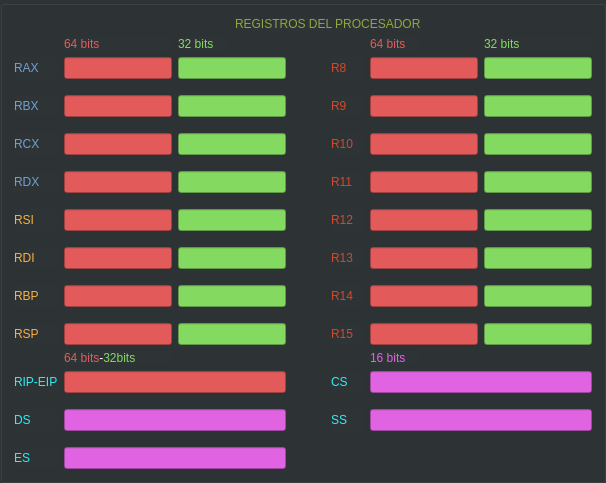
               <widget class="QGroupBox" name="groupBox_7">
                <property name="styleSheet">
                 <string notr="true">
background-color: rgb(46, 52, 54);
</string>
                </property>
                <property name="title">
                 <string/>
                </property>
                <layout class="QGridLayout" name="gridLayout_19">
                 <item row="8" column="2" colspan="2">
                  <widget class="QLineEdit" name="regRcx_4">
                   <property name="styleSheet">
                    <string notr="true">background-color: rgb(132, 218, 96);</string>
                   </property>
                  </widget>
                 </item>
                 <item row="17" column="1">
                  <widget class="QLineEdit" name="regRbp_3">
                   <property name="styleSheet">
                    <string notr="true">background-color: rgb(227, 90, 90);</string>
                   </property>
                   <property name="text">
                    <string/>
                   </property>
                  </widget>
                 </item>
                 <item row="19" column="2" colspan="2">
                  <widget class="QLineEdit" name="regRsp_4">
                   <property name="styleSheet">
                    <string notr="true">background-color: rgb(132, 218, 96);</string>
                   </property>
                  </widget>
                 </item>
                 <item row="4" column="1">
                  <widget class="QLineEdit" name="regRax_3">
                   <property name="toolTip">
                    <string>&lt;html&gt;&lt;head/&gt;&lt;body&gt;&lt;p&gt;&lt;span style=&quot; color:#ffffff;&quot;&gt;&lt;br/&gt;&lt;/span&gt;&lt;/p&gt;&lt;/body&gt;&lt;/html&gt;</string>
                   </property>
                   <property name="styleSheet">
                    <string notr="true">background-color: rgb(227, 90, 90);</string>
                   </property>
                   <property name="text">
                    <string/>
                   </property>
                  </widget>
                 </item>
                 <item row="12" column="6" colspan="2">
                  <widget class="QLineEdit" name="regR12_3">
                   <property name="styleSheet">
                    <string notr="true">background-color: rgb(227, 90, 90);</string>
                   </property>
                   <property name="text">
                    <string/>
                   </property>
                  </widget>
                 </item>
                 <item row="7" column="1">
                  <spacer name="verticalSpacer_17">
                   <property name="orientation">
                    <enum>Qt::Vertical</enum>
                   </property>
                   <property name="sizeType">
                    <enum>QSizePolicy::Preferred</enum>
                   </property>
                   <property name="sizeHint" stdset="0">
                    <size>
                     <width>20</width>
                     <height>10</height>
                    </size>
                   </property>
                  </spacer>
                 </item>
                 <item row="6" column="8">
                  <widget class="QLineEdit" name="regR9_4">
                   <property name="styleSheet">
                    <string notr="true">background-color: rgb(132, 218, 96);</string>
                   </property>
                   <property name="text">
                    <string/>
                   </property>
                  </widget>
                 </item>
                 <item row="14" column="8">
                  <widget class="QLineEdit" name="regR13_4">
                   <property name="styleSheet">
                    <string notr="true">background-color: rgb(132, 218, 96);</string>
                   </property>
                   <property name="text">
                    <string/>
                   </property>
                  </widget>
                 </item>
                 <item row="25" column="1" colspan="3">
                  <widget class="QLineEdit" name="regEs_2">
                   <property name="styleSheet">
                    <string notr="true">background-color: rgb(224, 100, 226);</string>
                   </property>
                   <property name="text">
                    <string/>
                   </property>
                  </widget>
                 </item>
                 <item row="8" column="8">
                  <widget class="QLineEdit" name="regR10_4">
                   <property name="styleSheet">
                    <string notr="true">background-color: rgb(132, 218, 96);</string>
                   </property>
                   <property name="text">
                    <string/>
                   </property>
                  </widget>
                 </item>
                 <item row="20" column="6">
                  <widget class="QLabel" name="label_118">
                   <property name="text">
                    <string>&lt;html&gt;&lt;head/&gt;&lt;body&gt;&lt;p&gt;&lt;span style=&quot; color:#e064e2;&quot;&gt;16 bits&lt;/span&gt;&lt;/p&gt;&lt;/body&gt;&lt;/html&gt;</string>
                   </property>
                  </widget>
                 </item>
                 <item row="20" column="1">
                  <widget class="QLabel" name="label_103">
                   <property name="text">
                    <string>&lt;html&gt;&lt;head/&gt;&lt;body&gt;&lt;p&gt;&lt;span style=&quot; color:#e35a5a;&quot;&gt;64 bits&lt;/span&gt;&lt;span style=&quot; color:#ffffff;&quot;&gt;-&lt;/span&gt;&lt;span style=&quot; color:#84da60;&quot;&gt;32bits&lt;/span&gt;&lt;/p&gt;&lt;/body&gt;&lt;/html&gt;</string>
                   </property>
                  </widget>
                 </item>
                 <item row="12" column="8">
                  <widget class="QLineEdit" name="regR12_4">
                   <property name="styleSheet">
                    <string notr="true">background-color: rgb(132, 218, 96);</string>
                   </property>
                   <property name="text">
                    <string/>
                   </property>
                  </widget>
                 </item>
                 <item row="23" column="1" colspan="3">
                  <widget class="QLineEdit" name="regDs_2">
                   <property name="styleSheet">
                    <string notr="true">background-color: rgb(224, 100, 226);</string>
                   </property>
                   <property name="text">
                    <string/>
                   </property>
                  </widget>
                 </item>
                 <item row="21" column="5">
                  <widget class="QLabel" name="label_82">
                   <property name="text">
                    <string>&lt;html&gt;&lt;head/&gt;&lt;body&gt;&lt;p&gt;&lt;span style=&quot; color:#2ceef4;&quot;&gt;CS&lt;/span&gt;&lt;/p&gt;&lt;/body&gt;&lt;/html&gt;</string>
                   </property>
                  </widget>
                 </item>
                 <item row="19" column="1">
                  <widget class="QLineEdit" name="regRsp_3">
                   <property name="styleSheet">
                    <string notr="true">background-color: rgb(227, 90, 90);</string>
                   </property>
                   <property name="text">
                    <string/>
                   </property>
                  </widget>
                 </item>
                 <item row="12" column="2" colspan="2">
                  <widget class="QLineEdit" name="regRsi_4">
                   <property name="styleSheet">
                    <string notr="true">background-color: rgb(132, 218, 96);</string>
                   </property>
                  </widget>
                 </item>
                 <item row="10" column="2" colspan="2">
                  <widget class="QLineEdit" name="regRdx_4">
                   <property name="styleSheet">
                    <string notr="true">background-color: rgb(132, 218, 96);</string>
                   </property>
                  </widget>
                 </item>
                 <item row="2" column="2">
                  <widget class="QLabel" name="label_93">
                   <property name="text">
                    <string>&lt;html&gt;&lt;head/&gt;&lt;body&gt;&lt;p&gt;&lt;span style=&quot; color:#84da60;&quot;&gt;32 bits&lt;/span&gt;&lt;/p&gt;&lt;/body&gt;&lt;/html&gt;</string>
                   </property>
                  </widget>
                 </item>
                 <item row="8" column="5">
                  <widget class="QLabel" name="label_110">
                   <property name="text">
                    <string>&lt;html&gt;&lt;head/&gt;&lt;body&gt;&lt;p&gt;&lt;span style=&quot; color:#d64727;&quot;&gt;R10&lt;/span&gt;&lt;/p&gt;&lt;/body&gt;&lt;/html&gt;</string>
                   </property>
                  </widget>
                 </item>
                 <item row="9" column="1">
                  <spacer name="verticalSpacer_22">
                   <property name="orientation">
                    <enum>Qt::Vertical</enum>
                   </property>
                   <property name="sizeType">
                    <enum>QSizePolicy::Preferred</enum>
                   </property>
                   <property name="sizeHint" stdset="0">
                    <size>
                     <width>20</width>
                     <height>10</height>
                    </size>
                   </property>
                  </spacer>
                 </item>
                 <item row="4" column="0">
                  <widget class="QLabel" name="label_100">
                   <property name="text">
                    <string>&lt;html&gt;&lt;head/&gt;&lt;body&gt;&lt;p&gt;&lt;span style=&quot; color:#729fcf;&quot;&gt;RAX&lt;/span&gt;&lt;/p&gt;&lt;/body&gt;&lt;/html&gt;</string>
                   </property>
                  </widget>
                 </item>
                 <item row="17" column="8">
                  <widget class="QLineEdit" name="regR14_4">
                   <property name="styleSheet">
                    <string notr="true">background-color: rgb(132, 218, 96);</string>
                   </property>
                   <property name="text">
                    <string/>
                   </property>
                  </widget>
                 </item>
                 <item row="6" column="0">
                  <widget class="QLabel" name="label_99">
                   <property name="text">
                    <string>&lt;html&gt;&lt;head/&gt;&lt;body&gt;&lt;p&gt;&lt;span style=&quot; color:#729fcf;&quot;&gt;RBX&lt;/span&gt;&lt;/p&gt;&lt;/body&gt;&lt;/html&gt;</string>
                   </property>
                  </widget>
                 </item>
                 <item row="19" column="8">
                  <widget class="QLineEdit" name="regR15_4">
                   <property name="styleSheet">
                    <string notr="true">background-color: rgb(132, 218, 96);</string>
                   </property>
                   <property name="text">
                    <string/>
                   </property>
                  </widget>
                 </item>
                 <item row="17" column="6" colspan="2">
                  <widget class="QLineEdit" name="regR14_3">
                   <property name="styleSheet">
                    <string notr="true">background-color: rgb(227, 90, 90);</string>
                   </property>
                   <property name="text">
                    <string/>
                   </property>
                  </widget>
                 </item>
                 <item row="23" column="5">
                  <widget class="QLabel" name="label_124">
                   <property name="text">
                    <string>&lt;html&gt;&lt;head/&gt;&lt;body&gt;&lt;p&gt;&lt;span style=&quot; color:#2ceef4;&quot;&gt;SS&lt;/span&gt;&lt;/p&gt;&lt;/body&gt;&lt;/html&gt;</string>
                   </property>
                  </widget>
                 </item>
                 <item row="11" column="1">
                  <spacer name="verticalSpacer_13">
                   <property name="orientation">
                    <enum>Qt::Vertical</enum>
                   </property>
                   <property name="sizeType">
                    <enum>QSizePolicy::Preferred</enum>
                   </property>
                   <property name="sizeHint" stdset="0">
                    <size>
                     <width>20</width>
                     <height>10</height>
                    </size>
                   </property>
                  </spacer>
                 </item>
                 <item row="8" column="1">
                  <widget class="QLineEdit" name="regRcx_3">
                   <property name="styleSheet">
                    <string notr="true">background-color: rgb(227, 90, 90);</string>
                   </property>
                   <property name="text">
                    <string/>
                   </property>
                  </widget>
                 </item>
                 <item row="17" column="0">
                  <widget class="QLabel" name="label_72">
                   <property name="text">
                    <string>&lt;html&gt;&lt;head/&gt;&lt;body&gt;&lt;p&gt;&lt;span style=&quot; color:#fcaf3e;&quot;&gt;RBP&lt;/span&gt;&lt;/p&gt;&lt;/body&gt;&lt;/html&gt;</string>
                   </property>
                  </widget>
                 </item>
                 <item row="25" column="0">
                  <widget class="QLabel" name="label_123">
                   <property name="text">
                    <string>&lt;html&gt;&lt;head/&gt;&lt;body&gt;&lt;p&gt;&lt;span style=&quot; color:#2ceef4;&quot;&gt;ES&lt;/span&gt;&lt;/p&gt;&lt;/body&gt;&lt;/html&gt;</string>
                   </property>
                  </widget>
                 </item>
                 <item row="14" column="2" colspan="2">
                  <widget class="QLineEdit" name="regRdi_4">
                   <property name="styleSheet">
                    <string notr="true">background-color: rgb(132, 218, 96);</string>
                   </property>
                  </widget>
                 </item>
                 <item row="21" column="0">
                  <widget class="QLabel" name="label_87">
                   <property name="text">
                    <string>&lt;html&gt;&lt;head/&gt;&lt;body&gt;&lt;p&gt;&lt;span style=&quot; color:#2ceef4;&quot;&gt;RIP-EIP&lt;/span&gt;&lt;/p&gt;&lt;/body&gt;&lt;/html&gt;</string>
                   </property>
                  </widget>
                 </item>
                 <item row="10" column="8">
                  <widget class="QLineEdit" name="regR11_4">
                   <property name="styleSheet">
                    <string notr="true">background-color: rgb(132, 218, 96);</string>
                   </property>
                   <property name="text">
                    <string/>
                   </property>
                  </widget>
                 </item>
                 <item row="15" column="1">
                  <spacer name="verticalSpacer_14">
                   <property name="orientation">
                    <enum>Qt::Vertical</enum>
                   </property>
                   <property name="sizeType">
                    <enum>QSizePolicy::Preferred</enum>
                   </property>
                   <property name="sizeHint" stdset="0">
                    <size>
                     <width>20</width>
                     <height>10</height>
                    </size>
                   </property>
                  </spacer>
                 </item>
                 <item row="8" column="6" colspan="2">
                  <widget class="QLineEdit" name="regR10_3">
                   <property name="styleSheet">
                    <string notr="true">background-color: rgb(227, 90, 90);</string>
                   </property>
                   <property name="text">
                    <string/>
                   </property>
                  </widget>
                 </item>
                 <item row="21" column="1" colspan="3">
                  <widget class="QLineEdit" name="regRip_2">
                   <property name="styleSheet">
                    <string notr="true">background-color: rgb(227, 90, 90);</string>
                   </property>
                   <property name="text">
                    <string/>
                   </property>
                  </widget>
                 </item>
                 <item row="10" column="1">
                  <widget class="QLineEdit" name="regRdx_3">
                   <property name="styleSheet">
                    <string notr="true">background-color: rgb(227, 90, 90);</string>
                   </property>
                   <property name="text">
                    <string/>
                   </property>
                  </widget>
                 </item>
                 <item row="23" column="6" colspan="3">
                  <widget class="QLineEdit" name="regSs_2">
                   <property name="styleSheet">
                    <string notr="true">background-color: rgb(224, 100, 226);</string>
                   </property>
                   <property name="text">
                    <string/>
                   </property>
                  </widget>
                 </item>
                 <item row="5" column="1">
                  <spacer name="verticalSpacer_18">
                   <property name="orientation">
                    <enum>Qt::Vertical</enum>
                   </property>
                   <property name="sizeType">
                    <enum>QSizePolicy::Preferred</enum>
                   </property>
                   <property name="sizeHint" stdset="0">
                    <size>
                     <width>20</width>
                     <height>10</height>
                    </size>
                   </property>
                  </spacer>
                 </item>
                 <item row="6" column="6" colspan="2">
                  <widget class="QLineEdit" name="regR9_3">
                   <property name="styleSheet">
                    <string notr="true">background-color: rgb(227, 90, 90);</string>
                   </property>
                   <property name="text">
                    <string/>
                   </property>
                  </widget>
                 </item>
                 <item row="14" column="0">
                  <widget class="QLabel" name="label_77">
                   <property name="text">
                    <string>&lt;html&gt;&lt;head/&gt;&lt;body&gt;&lt;p&gt;&lt;span style=&quot; color:#fcaf3e;&quot;&gt;RDI&lt;/span&gt;&lt;/p&gt;&lt;/body&gt;&lt;/html&gt;</string>
                   </property>
                  </widget>
                 </item>
                 <item row="17" column="2" colspan="2">
                  <widget class="QLineEdit" name="regRbp_4">
                   <property name="styleSheet">
                    <string notr="true">background-color: rgb(132, 218, 96);</string>
                   </property>
                  </widget>
                 </item>
                 <item row="4" column="2" colspan="2">
                  <widget class="QLineEdit" name="regRax_4">
                   <property name="styleSheet">
                    <string notr="true">background-color: rgb(132, 218, 96);</string>
                   </property>
                  </widget>
                 </item>
                 <item row="17" column="5">
                  <widget class="QLabel" name="label_113">
                   <property name="text">
                    <string>&lt;html&gt;&lt;head/&gt;&lt;body&gt;&lt;p&gt;&lt;span style=&quot; color:#d64727;&quot;&gt;R14&lt;/span&gt;&lt;/p&gt;&lt;/body&gt;&lt;/html&gt;</string>
                   </property>
                  </widget>
                 </item>
                 <item row="12" column="0">
                  <widget class="QLabel" name="label_85">
                   <property name="text">
                    <string>&lt;html&gt;&lt;head/&gt;&lt;body&gt;&lt;p&gt;&lt;span style=&quot; color:#fcaf3e;&quot;&gt;RSI&lt;/span&gt;&lt;/p&gt;&lt;/body&gt;&lt;/html&gt;</string>
                   </property>
                  </widget>
                 </item>
                 <item row="23" column="0">
                  <widget class="QLabel" name="label_120">
                   <property name="text">
                    <string>&lt;html&gt;&lt;head/&gt;&lt;body&gt;&lt;p&gt;&lt;span style=&quot; color:#2ceef4;&quot;&gt;DS&lt;/span&gt;&lt;/p&gt;&lt;/body&gt;&lt;/html&gt;</string>
                   </property>
                  </widget>
                 </item>
                 <item row="12" column="5">
                  <widget class="QLabel" name="label_121">
                   <property name="text">
                    <string>&lt;html&gt;&lt;head/&gt;&lt;body&gt;&lt;p&gt;&lt;span style=&quot; color:#d64727;&quot;&gt;R12&lt;/span&gt;&lt;/p&gt;&lt;/body&gt;&lt;/html&gt;</string>
                   </property>
                  </widget>
                 </item>
                 <item row="19" column="6" colspan="2">
                  <widget class="QLineEdit" name="regR15_3">
                   <property name="styleSheet">
                    <string notr="true">background-color: rgb(227, 90, 90);</string>
                   </property>
                   <property name="text">
                    <string/>
                   </property>
                  </widget>
                 </item>
                 <item row="4" column="8">
                  <widget class="QLineEdit" name="regR8_4">
                   <property name="styleSheet">
                    <string notr="true">background-color: rgb(132, 218, 96);</string>
                   </property>
                  </widget>
                 </item>
                 <item row="19" column="4">
                  <spacer name="horizontalSpacer_5">
                   <property name="orientation">
                    <enum>Qt::Horizontal</enum>
                   </property>
                   <property name="sizeType">
                    <enum>QSizePolicy::Preferred</enum>
                   </property>
                   <property name="sizeHint" stdset="0">
                    <size>
                     <width>2</width>
                     <height>20</height>
                    </size>
                   </property>
                  </spacer>
                 </item>
                 <item row="4" column="6" colspan="2">
                  <widget class="QLineEdit" name="regR8_3">
                   <property name="styleSheet">
                    <string notr="true">background-color: rgb(227, 90, 90);</string>
                   </property>
                  </widget>
                 </item>
                 <item row="10" column="6" colspan="2">
                  <widget class="QLineEdit" name="regR11_3">
                   <property name="styleSheet">
                    <string notr="true">background-color: rgb(227, 90, 90);</string>
                   </property>
                   <property name="text">
                    <string/>
                   </property>
                  </widget>
                 </item>
                 <item row="4" column="5">
                  <widget class="QLabel" name="label_66">
                   <property name="text">
                    <string>&lt;html&gt;&lt;head/&gt;&lt;body&gt;&lt;p&gt;&lt;span style=&quot; color:#d64727;&quot;&gt;R8&lt;/span&gt;&lt;/p&gt;&lt;/body&gt;&lt;/html&gt;</string>
                   </property>
                  </widget>
                 </item>
                 <item row="22" column="1">
                  <spacer name="verticalSpacer_19">
                   <property name="orientation">
                    <enum>Qt::Vertical</enum>
                   </property>
                   <property name="sizeType">
                    <enum>QSizePolicy::Preferred</enum>
                   </property>
                   <property name="sizeHint" stdset="0">
                    <size>
                     <width>20</width>
                     <height>10</height>
                    </size>
                   </property>
                  </spacer>
                 </item>
                 <item row="6" column="2" colspan="2">
                  <widget class="QLineEdit" name="regRbx_4">
                   <property name="styleSheet">
                    <string notr="true">background-color: rgb(132, 218, 96);</string>
                   </property>
                  </widget>
                 </item>
                 <item row="19" column="0">
                  <widget class="QLabel" name="label_95">
                   <property name="text">
                    <string>&lt;html&gt;&lt;head/&gt;&lt;body&gt;&lt;p&gt;&lt;span style=&quot; color:#fcaf3e;&quot;&gt;RSP&lt;/span&gt;&lt;/p&gt;&lt;/body&gt;&lt;/html&gt;</string>
                   </property>
                  </widget>
                 </item>
                 <item row="21" column="6" colspan="3">
                  <widget class="QLineEdit" name="regCs_2">
                   <property name="styleSheet">
                    <string notr="true">background-color: rgb(224, 100, 226);</string>
                   </property>
                   <property name="text">
                    <string/>
                   </property>
                  </widget>
                 </item>
                 <item row="6" column="1">
                  <widget class="QLineEdit" name="regRbx_3">
                   <property name="styleSheet">
                    <string notr="true">background-color: rgb(227, 90, 90);</string>
                   </property>
                   <property name="text">
                    <string/>
                   </property>
                  </widget>
                 </item>
                 <item row="12" column="1">
                  <widget class="QLineEdit" name="regRsi_3">
                   <property name="styleSheet">
                    <string notr="true">background-color: rgb(227, 90, 90);</string>
                   </property>
                   <property name="text">
                    <string/>
                   </property>
                  </widget>
                 </item>
                 <item row="0" column="3" colspan="4">
                  <widget class="QLabel" name="label_73">
                   <property name="text">
                    <string>&lt;html&gt;&lt;head/&gt;&lt;body&gt;&lt;p&gt;&lt;span style=&quot; color:#91a541;&quot;&gt;REGISTROS DEL PROCESADOR&lt;/span&gt;&lt;/p&gt;&lt;/body&gt;&lt;/html&gt;</string>
                   </property>
                  </widget>
                 </item>
                 <item row="24" column="1">
                  <spacer name="verticalSpacer_12">
                   <property name="orientation">
                    <enum>Qt::Vertical</enum>
                   </property>
                   <property name="sizeType">
                    <enum>QSizePolicy::Preferred</enum>
                   </property>
                   <property name="sizeHint" stdset="0">
                    <size>
                     <width>20</width>
                     <height>10</height>
                    </size>
                   </property>
                  </spacer>
                 </item>
                 <item row="2" column="1">
                  <widget class="QLabel" name="label_111">
                   <property name="text">
                    <string>&lt;html&gt;&lt;head/&gt;&lt;body&gt;&lt;p&gt;&lt;span style=&quot; color:#e35a5a;&quot;&gt;64 bits&lt;/span&gt;&lt;/p&gt;&lt;/body&gt;&lt;/html&gt;</string>
                   </property>
                  </widget>
                 </item>
                 <item row="13" column="1">
                  <spacer name="verticalSpacer_20">
                   <property name="orientation">
                    <enum>Qt::Vertical</enum>
                   </property>
                   <property name="sizeType">
                    <enum>QSizePolicy::Preferred</enum>
                   </property>
                   <property name="sizeHint" stdset="0">
                    <size>
                     <width>20</width>
                     <height>10</height>
                    </size>
                   </property>
                  </spacer>
                 </item>
                 <item row="2" column="6">
                  <widget class="QLabel" name="label_78">
                   <property name="text">
                    <string>&lt;html&gt;&lt;head/&gt;&lt;body&gt;&lt;p&gt;&lt;span style=&quot; color:#e35a5a;&quot;&gt;64 bits&lt;/span&gt;&lt;/p&gt;&lt;/body&gt;&lt;/html&gt;</string>
                   </property>
                  </widget>
                 </item>
                 <item row="8" column="0">
                  <widget class="QLabel" name="label_116">
                   <property name="text">
                    <string>&lt;html&gt;&lt;head/&gt;&lt;body&gt;&lt;p&gt;&lt;span style=&quot; color:#729fcf;&quot;&gt;RCX&lt;/span&gt;&lt;/p&gt;&lt;/body&gt;&lt;/html&gt;</string>
                   </property>
                  </widget>
                 </item>
                 <item row="18" column="1">
                  <spacer name="verticalSpacer_16">
                   <property name="orientation">
                    <enum>Qt::Vertical</enum>
                   </property>
                   <property name="sizeType">
                    <enum>QSizePolicy::Preferred</enum>
                   </property>
                   <property name="sizeHint" stdset="0">
                    <size>
                     <width>20</width>
                     <height>10</height>
                    </size>
                   </property>
                  </spacer>
                 </item>
                 <item row="14" column="1">
                  <widget class="QLineEdit" name="regRdi_3">
                   <property name="styleSheet">
                    <string notr="true">background-color: rgb(227, 90, 90);</string>
                   </property>
                   <property name="text">
                    <string/>
                   </property>
                  </widget>
                 </item>
                 <item row="6" column="5">
                  <widget class="QLabel" name="label_94">
                   <property name="text">
                    <string>&lt;html&gt;&lt;head/&gt;&lt;body&gt;&lt;p&gt;&lt;span style=&quot; color:#d64727;&quot;&gt;R9&lt;/span&gt;&lt;/p&gt;&lt;/body&gt;&lt;/html&gt;</string>
                   </property>
                  </widget>
                 </item>
                 <item row="10" column="0">
                  <widget class="QLabel" name="label_88">
                   <property name="text">
                    <string>&lt;html&gt;&lt;head/&gt;&lt;body&gt;&lt;p&gt;&lt;span style=&quot; color:#729fcf;&quot;&gt;RDX&lt;/span&gt;&lt;/p&gt;&lt;/body&gt;&lt;/html&gt;</string>
                   </property>
                  </widget>
                 </item>
                 <item row="2" column="8">
                  <widget class="QLabel" name="label_96">
                   <property name="text">
                    <string>&lt;html&gt;&lt;head/&gt;&lt;body&gt;&lt;p&gt;&lt;span style=&quot; color:#84da60;&quot;&gt;32 bits&lt;/span&gt;&lt;/p&gt;&lt;/body&gt;&lt;/html&gt;</string>
                   </property>
                  </widget>
                 </item>
                 <item row="14" column="6" colspan="2">
                  <widget class="QLineEdit" name="regR13_3">
                   <property name="styleSheet">
                    <string notr="true">background-color: rgb(227, 90, 90);</string>
                   </property>
                   <property name="text">
                    <string/>
                   </property>
                  </widget>
                 </item>
                 <item row="19" column="5">
                  <widget class="QLabel" name="label_114">
                   <property name="text">
                    <string>&lt;html&gt;&lt;head/&gt;&lt;body&gt;&lt;p&gt;&lt;span style=&quot; color:#d64727;&quot;&gt;R15&lt;/span&gt;&lt;/p&gt;&lt;/body&gt;&lt;/html&gt;</string>
                   </property>
                  </widget>
                 </item>
                 <item row="10" column="5">
                  <widget class="QLabel" name="label_102">
                   <property name="text">
                    <string>&lt;html&gt;&lt;head/&gt;&lt;body&gt;&lt;p&gt;&lt;span style=&quot; color:#d64727;&quot;&gt;R11&lt;/span&gt;&lt;/p&gt;&lt;/body&gt;&lt;/html&gt;</string>
                   </property>
                  </widget>
                 </item>
                 <item row="14" column="5">
                  <widget class="QLabel" name="label_109">
                   <property name="text">
                    <string>&lt;html&gt;&lt;head/&gt;&lt;body&gt;&lt;p&gt;&lt;span style=&quot; color:#d64727;&quot;&gt;R13&lt;/span&gt;&lt;/p&gt;&lt;/body&gt;&lt;/html&gt;</string>
                   </property>
                  </widget>
                 </item>
                </layout>
               </widget>
